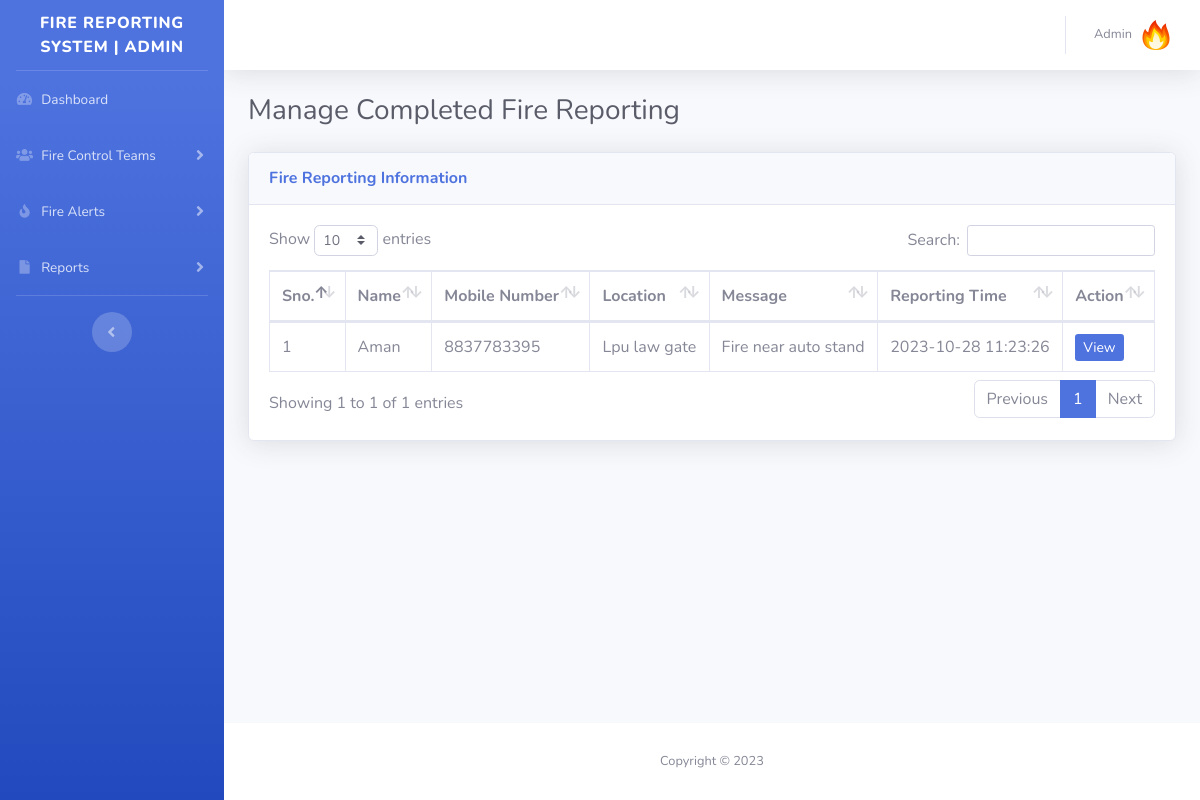
Screenshot of /Fire_reporting/admin/completed-requests.php (signed in) with the database file from the repository.
### tables this page shows
CREATE TABLE `tblfirereport` (
  `id` int(11) NOT NULL,
  `fullName` varchar(225) DEFAULT NULL,
  `mobileNumber` bigint(12) DEFAULT NULL,
  `location` mediumtext DEFAULT NULL,
  `message` mediumtext DEFAULT NULL,
  `assignTo` int(11) DEFAULT NULL,
  `assignTme` varchar(225) NOT NULL,
  `status` varchar(100) NOT NULL,
  `postingDate` timestamp NOT NULL DEFAULT current_timestamp(),
  `assignTime` varchar(225) NOT NULL
);

### Fire_reporting/admin/completed-requests.php (the view, shortened to what this page needs)
<?php session_start();
include_once('includes/config.php');
if (strlen($_SESSION['aid']==0)) {
  header('location:logout.php');
  } else{
?>
<!DOCTYPE html>
<html lang="en">
<head>
    <link href="vendor/fontawesome-free/css/all.min.css" rel="stylesheet" type="text/css">
    <link href="css/sb-admin-2.min.css" rel="stylesheet">
    <link href="vendor/datatables/dataTables.bootstrap4.min.css" rel="stylesheet">
</head>
<body id="page-top">
    <div id="wrapper">
  <?php include_once('includes/sidebar.php');?>
        <div id="content-wrapper" class="d-flex flex-column">
            <div id="content">
<?php include_once('includes/topbar.php');?>
                <div class="container-fluid">
                       <div class="d-sm-flex align-items-center justify-content-between mb-4">
                        <h1 class="h3 mb-0 text-gray-800">Manage  Completed Fire Reporting</h1>
                    </div>
                    <div class="card shadow mb-4">
                        <div class="card-header py-3">
                            <h6 class="m-0 font-weight-bold text-primary">Fire Reporting Information</h6>
                        </div>
                        <div class="card-body">
                            <div class="table-responsive">
                                <table class="table table-bordered" id="dataTable" width="100%" cellspacing="0">
                                    <thead>
                                        <tr>
                                            <th>Sno.</th>
                                            <th>Name</th>
                                            <th>Mobile Number</th>
                                            <th>Location </th>
                                             <th>Message</th>
                                             <th>Reporting Time</th>
                                            <th>Action</th>
                                        </tr>
                                    </thead>
                                    <tbody>
<?php $query=mysqli_query($con,"select * from tblfirereport where status='Request Completed'");
$cnt=1;
while($row=mysqli_fetch_array($query)){
?>
                                        <tr>
                                            <td><?php echo $cnt;?></td>
                                            <td><?php echo $row['fullName'];?></td>
                                            <td><?php echo $row['mobileNumber'];?></td>
                                            <td><?php echo $row['location'];?></td>
                                            <td><?php echo $row['message'];?></td>
                                            <td><?php echo $row['postingDate'];?></td>
                                            <td>
                                <a href="view-all-details.php?requestid=<?php echo $row['id'];?>" class="btn-sm btn-primary">View</a>
                              </td>
                                        </tr>
                               <?php $cnt++;
                           } ?>
                                    </tbody>
                                </table>
                            </div>
                        </div>
                    </div>
                </div>
            </div>
    <?php include_once('includes/footer.php');?>
        </div>
    </div>
</body>
</html>
<?php } ?>

### Fire_reporting/admin/includes/topbar.php (shortened to what this page needs)
      <nav class="navbar navbar-expand navbar-light bg-white topbar mb-4 static-top shadow">
            <?php if($_SESSION['aid']):?>
                    <ul class="navbar-nav ml-auto">
                        <li class="nav-item dropdown no-arrow">
                            <a class="nav-link dropdown-toggle" href="#" id="userDropdown" role="button"
                                data-toggle="dropdown" aria-haspopup="true" aria-expanded="false">
                <?php
$adid=$_SESSION['aid'];
$ret1=mysqli_query($con,"select AdminName from tbladmin where ID='$adid'");
while($row1=mysqli_fetch_array($ret1)){
?>
                                <span class="mr-2 d-none d-lg-inline text-gray-600 small"><?php  echo $row1['AdminName'];?></span>
                           <?php } ?>
                                <img class="img-profile rounded-circle"
                                    src="img\logo.png">
                            </a>
                        </li>
                    </ul>
                <?php endif;?>
                </nav>

### rows the page displays
tblfirereport: fullName "Aman", mobileNumber "8837783395", location "Lpu law gate", message "Fire near auto stand", postingDate "2023-10-28 11:23:26"

### other values shown
$row1['AdminName'] "Admin"
